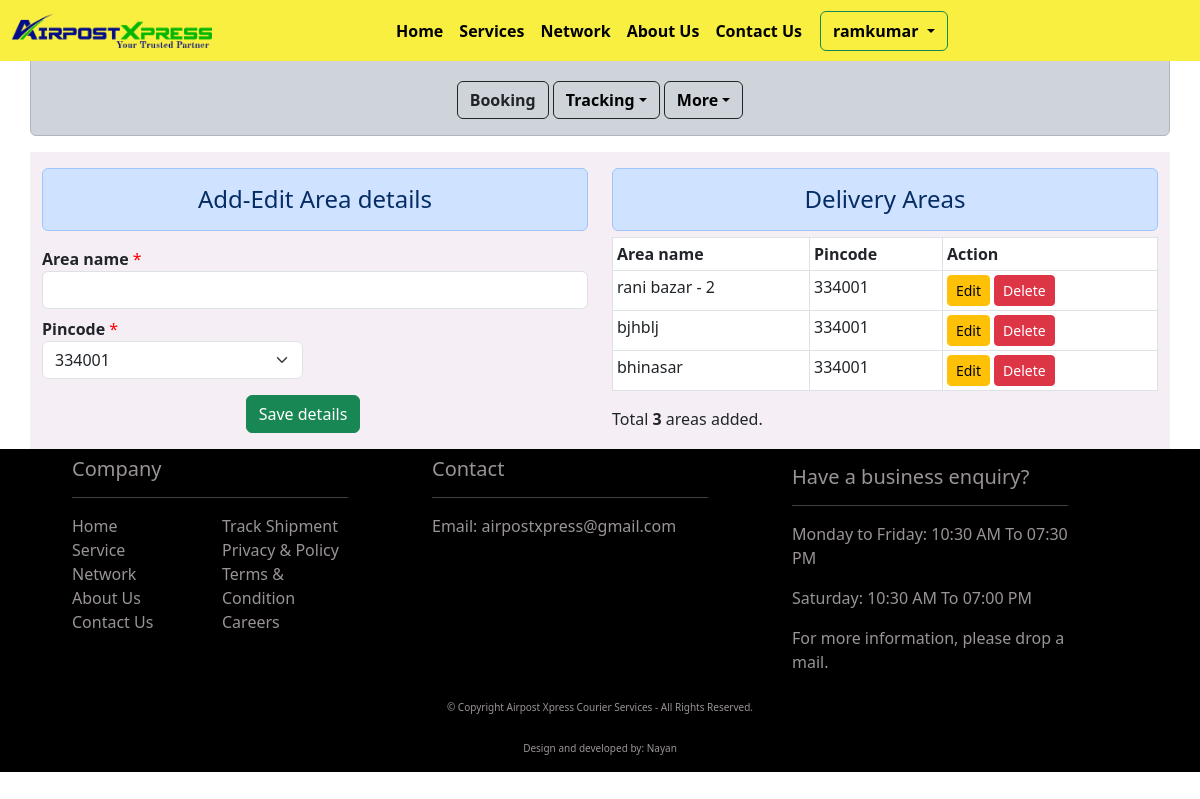
Screenshot of /area_master (signed in) with the database file from the repository.
### api/models.py (models this page shows, shortened)
class AreaMaster(models.Model):
    area_name = models.CharField(max_length=350, blank=False, null=True)
    pincode = models.ForeignKey(BranchNetwork, on_delete=models.CASCADE, blank=False, null=True, related_name="pin_code")
    user = models.ForeignKey(User, on_delete=models.CASCADE, blank=False, null=True, related_name="user_details")
    created_at = models.DateTimeField(auto_now_add=True, null=True)
    class Meta:
        verbose_name_plural = "Area Master"

class BranchNetwork(models.Model):
    branch_name = models.CharField(max_length=256)
    branch_incharge_number = models.BigIntegerField()
    office_number = models.BigIntegerField(null=True, blank=True)
    office_lane_line_number = models.CharField(max_length=25, null=True, blank=True)
    email = models.EmailField(max_length=256, blank=True, null=True)
    pincode = models.IntegerField(unique=True)
    country = models.ForeignKey(Country, on_delete=models.CASCADE, null=True, blank=False)
    state = models.ForeignKey(State, on_delete=models.CASCADE, null=False, blank=False, default="")
    zone = models.ForeignKey(Destination, on_delete=models.CASCADE)
    area_name = models.CharField(max_length=256, null=True, blank=True)
    address = models.TextField(blank=True, null=True)
    status = models.CharField(max_length=256, choices=OFFICE_NETWORKS)
    class Meta:
        verbose_name_plural = "Branch network master"

### api/views.py (the view)
# urls.py: path(r"area_master", area_master, name="area_master"),
@login_required(login_url="login_auth")
def area_master(request):
    areas = AreaMaster.objects.filter(user=request.user)
    pincodes = BranchNetwork.objects.all()
    total_areas = len(areas)
    context = {"areas": areas, "total_areas": total_areas, "pincodes": pincodes}
    return render(request, "area_master.html", context)

### api/templates/area_master.html (shortened to what this page needs)
{% extends 'base.html' %}{% load static %}{% block title %}Area master{% endblock title %}{% block content %}
<div class="container back_color">
    <div class="row">
        <div class="col-md-6 mt-3 border-dark">
            <h4 class="alert alert-primary text-center">Add-Edit Area details</h4>
            <form action="{% url 'save_area_master' %}" method="post">
                <label for="area_name"><b>Area name</b>
                    <span class="red_color">*</span>
                </label>
                <input type="text" id="area_name" name="area_name" class="form-control" required autofocus>
                <div class="row">
                    <div class="col-md-6 mt-2">
                        <label for="pincode"><b>Pincode</b>
                            <span class="red_color">*</span>
                        </label>
                        <select class="form-select" name="pincode" id="pincode" aria-label="Default select example" required>
                            {% for pincode in pincodes %}
                            <option value="{{ pincode.id }}">{{ pincode.pincode }}</option>
                            {% endfor %}
                        </select>
                    </div>
                    <div class="row">
                        <div class="col-12 text-center mt-3 mb-3">
                            <button type="submit" class="btn btn-success">Save details</button>
                        </div>
                    </div>
                </div>
            </form>
        </div>
        <div class="col-md-6 mt-3">
            <h4 class="alert alert-primary text-center" tabindex="0">Delivery Areas</h4>
            <div class="table-responsive">
                <table class="table table-hover table-bordered table-sm booked_data">
                    <thead>
                        <tr>
                            <th scope="col">Area name</th>
                            <th scope="col">Pincode</th>
                            <th scope="col">Action</th>
                        </tr>
                    </thead>
                    <tbody id="tbody">
                        {% for area in areas %}
                        <tr>
                            <td>{{ area.area_name }}</td>
                            <td>{{ area.pincode.pincode }}</td>
                            <td>
                                <input type="button" class="btn btn-warning btn-sm edit-btn" id="edit_area" value="Edit" data-sid="{{ area.id }}">
                                <input type="button" class="btn btn-danger btn-sm del-btn" id="delete_area" value="Delete" data-sid="{{ area.id }}">
                            </td>
                        </tr>
                        {% endfor %}
                    </tbody>
                </table>
            </div>
            <div class="text-start">
                <p id="total_areas">Total <b>{{ total_areas }}</b> areas added.</p>
            </div>
        </div>
    </div>
</div>
{% include 'area_ajax.html' %} {% endblock content %}

### api/templates/base.html (shortened to what this page needs)
<!DOCTYPE html>
<html lang="en">
<head>
    <meta name="viewport" content="width=device-width, initial-scale=1.0"> {% load static %}
    <link rel="stylesheet" href="{% static 'css\\index.css' %}">
    <link rel="stylesheet" href="{% static 'css\\tracking.css' %}">
    <link rel="stylesheet" href="{% static 'css\\dashboard.css' %}">
    <link href="https://cdn.jsdelivr.net/npm/bootstrap@5.3.0-alpha1/dist/css/bootstrap.min.css" rel="stylesheet">
    <link rel="stylesheet" href="https://cdnjs.cloudflare.com/ajax/libs/bootstrap-datepicker/1.9.0/css/bootstrap-datepicker.min.css" />
    <link rel="stylesheet" href="https://cdn.jsdelivr.net/npm/bootstrap-icons@1.10.3/font/bootstrap-icons.css">
</head>
<body>
    <nav class="navbar navbar-expand-lg navbar-default nav_color_spec fixed-top">
        <div class="container-fluid">
            <a class="navbar-brand" href="{% url 'home' %}">
                <img src="{% static 'img/airpost_logo.png' %}" alt="Airpost Xpress" class="img-fluid" id="nav_img">
            </a>
            <div class="collapse navbar-collapse" id="navbarSupportedContent">
                <div class="menu_btn">
                    <ul class="navbar-nav me-auto mb-2 mb-lg-0">
                        <li class="nav-item">
                            <a class="nav-link active hover-underline-animation" aria-current="page" href="{% url 'home' %}">Home</a>
                        </li>
                        <li class="nav-item">
                            <a class="nav-link hover-underline-animation" aria-current="page" href="{% url 'services' %}">Services</a>
                        </li>
                        <li class="nav-item">
                            <a class="nav-link hover-underline-animation" aria-current="page" href="{% url 'network' %}">Network</a>
                        </li>
                        <li class="nav-item">
                            <a class="nav-link hover-underline-animation" aria-current="page" href="{% url 'about_us' %}">About Us</a>
                        </li>
                        <li class="nav-item">
                            <a class="nav-link hover-underline-animation" aria-current="page" href="{% url 'ContactUS' %}">Contact Us</a>
                        </li>
                        {% if user.is_authenticated %}
                        <div class="btn-group">
                            <button type="button" class="btn btn-outline-success dropdown-toggle nav_login_btn" data-bs-toggle="dropdown" aria-expanded="false">
                                {{ user.username }}
                            </button>
                        </div>
                        {% else %}
                        <li class="nav-item">
                            <a class="btn btn-outline-success nav_login_btn" aria-current="page" href="{% url 'login_auth' %}">Login</a>
                        </li>
                        {% endif %}
                    </ul>
                </div>
            </div>
        </div>
    </nav>
    {% if user.is_authenticated %}
    <div class="container mt-5 alert alert-dark">
        <div class="row justify-content-center">
            <div class="col-md-6 text-center">
                <a href="{% url 'bookings' %}" class="text-decoration-none btn btn-outline-dark mt-3"><b>Booking</b></a>
                <div class="btn-group">
                    <button type="button" class="btn btn-outline-dark mt-3 dropdown-toggle nav_login_btn mx-0" data-bs-toggle="dropdown" aria-expanded="false">Tracking</button>
                </div>
                <div class="btn-group">
                    <button type="button" class="btn btn-outline-dark mt-3 dropdown-toggle nav_login_btn mx-0" data-bs-toggle="dropdown" aria-expanded="false">More</button>
                </div>
            </div>
        </div>
    </div>
    {% endif %}
    {% block content %} {% endblock content %}
    <div class="container-fluid bg-black">
        <div class="row justify-content-evenly">
            <div class="col-md-3 mb-5">
                <h5 class="link-text-decor pt-2">Company</h5>
                <hr class="bold-lines">
                <div class="row">
                    <div class="col-6">
                        <a href="{% url 'home' %}" class="link-text-decor mt-5">Home</a><br>
                        <a href="{% url 'services' %}" class="link-text-decor mt-5">Service</a><br>
                        <a href="{% url 'network' %}" class="link-text-decor mt-5">Network</a><br>
                        <a href="{% url 'about_us' %}" class="link-text-decor">About Us</a><br>
                        <a href="{% url 'ContactUS' %}" class="link-text-decor">Contact Us</a><br>
                    </div>
                    <div class="col-6">
                        <a href="tracking" class="link-text-decor">Track Shipment</a><br>
                        <a href="" class="link-text-decor">Privacy & Policy</a><br>
                        <a href="" class="link-text-decor">Terms & Condition</a><br>
                        <a href="" class="link-text-decor">Careers</a><br>
                    </div>
                </div>
            </div>
            <div class="col-md-3">
                <h5 class="link-text-decor pt-2">Contact</h5>
                <hr class="bold-lines">
                <a href="mailto:airpostxpress@gmail.com" class="link-text-decor">Email: airpostxpress@gmail.com</a>
            </div>
            <div class="col-md-3">
                <h5 class="link-text-decor pt-3">Have a business enquiry?</h5>
                <hr class="bold-lines">
                <p class="link-text-decor">Monday to Friday: 10:30 AM To 07:30 PM</p>
                <p class="link-text-decor">Saturday: 10:30 AM To 07:00 PM</p>
                <p class="link-text-decor">For more information, please drop a mail.</p>
            </div>
            <br>
            <p class="link-text-decor text-center sm_in_sm">&#169; Copyright {{ today_date }} Airpost Xpress Courier Services - All Rights Reserved.</p>
            <p class="link-text-decor text-center sm_in_sm">Design and developed by: Nayan</p>
        </div>
    </div>
</body>
</html>

### api/static/css/index.css (style rules this page uses)
#nav_img { width: 200px; }
.menu_btn { padding-left: 160px; font-weight: bold; }
.nav_login_btn { color: black !important; font-weight: bold !important; margin-left: 10px !important; }
.hover-underline-animation { display: inline-block; position: relative; color: #000000 !important; }
.hover-underline-animation:after { content: ''; position: absolute; width: 100%; transform: scaleX(0); height: 2px; bottom: 0; left: 0; background-color: #07c627; transform-origin: bottom right; transition: transform 0.25s ease-out; }
.bold-lines { font-weight: bolder; color: white; }
.link-text-decor { text-decoration: none; color: rgb(154, 148, 148); }
.nav_color_spec { background: rgb(248, 239, 64); }
@media screen and (max-width: 1200px) { .sm_in_sm { padding-top: 10px; font-size: 10px; } }

### api/static/css/dashboard.css (style rules this page uses)
.table-responsive { margin-top: -10px; max-height: 450px !important; }
.back_color { background-color: rgba(240, 230, 240, 0.628); }
.red_color { color: red !important; }

### rows the page displays
AreaMaster: area_name "rani bazar - 2", pincode.pincode "334001"
AreaMaster: area_name "bjhblj", pincode.pincode "334001"
AreaMaster: area_name "bhinasar", pincode.pincode "334001"

### other values shown
{{ user.username }} "ramkumar"
{{ total_areas }} "3"
form field pincode "334001"
